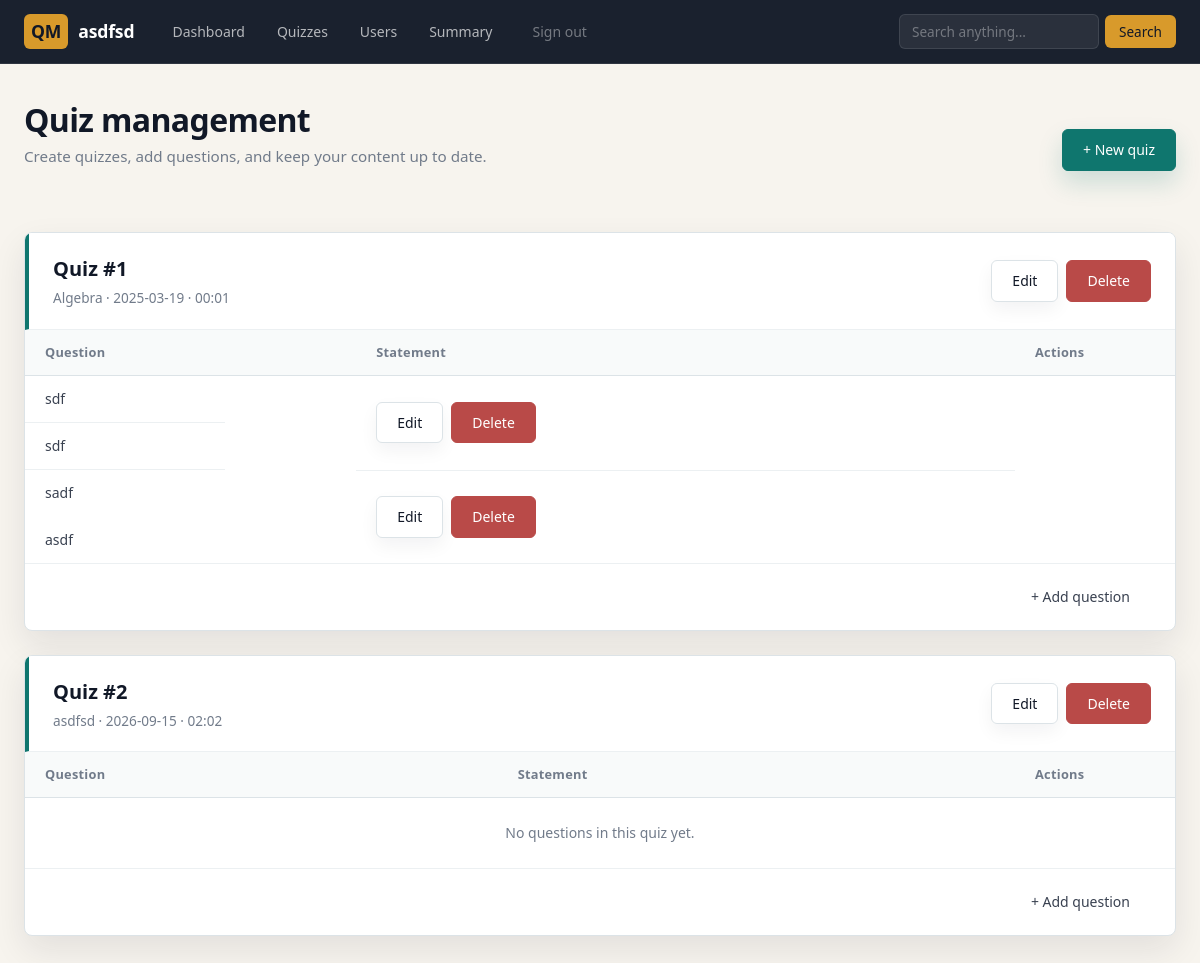
/admin/quiz_management/asdfsd (signed in), run on the app's committed database.
### models/models.py (models this page shows)
class Chapter(db.Model):
    __tablename__ = 'chapter'
    id = db.Column(db.Integer, primary_key=True)
    name = db.Column(db.String, nullable=False)
    description = db.Column(db.Text)
    subject_id = db.Column(db.Integer, db.ForeignKey('subject.id'), nullable=False)
    quizzes = db.relationship('Quiz', backref='chapter', lazy=True)

class Quiz(db.Model):
    __tablename__ = 'quiz'
    id = db.Column(db.Integer, primary_key=True)
    chapter_id = db.Column(db.Integer, db.ForeignKey('chapter.id'), nullable=False)
    date_of_quiz = db.Column(db.Date)
    time_duration = db.Column(db.String)
    remarks = db.Column(db.Text)
    questions = db.relationship('Question', backref='quiz', lazy=True)

class Question(db.Model):
    __tablename__ = 'question'
    id = db.Column(db.Integer, primary_key=True)
    quiz_id = db.Column(db.Integer, db.ForeignKey('quiz.id'), nullable=False)
    question_title = db.Column(db.Text, nullable=False)
    question_statement = db.Column(db.Text, nullable=False)
    option1 = db.Column(db.String)
    option2 = db.Column(db.String)
    option3 = db.Column(db.String)
    option4 = db.Column(db.String)
    correct_option = db.Column(db.Integer, nullable=False)

### controllers/controllers.py (the view)
@app.route("/admin/quiz_management/<name>", methods=["GET", "POST"])
@login_required
def quiz_management(name):
    quiz = get_quiz_for_admin()
    q = get_question()
    sub = get_subjects()
    chap=get_chapters()
    return render_template("quiz_management.html", name=name, subject=sub, quizs=quiz, questions=q,chapter=chap)

### controllers/controllers.py (called while the page is built)
def login_required(f):
    @wraps(f)
    def decorated_function(*args, **kwargs):
        if "user_id" not in session:
            return redirect(url_for("login"))
        return f(*args, **kwargs)
    return decorated_function

def get_subjects():
    subjects = Subject.query.all()
    return subjects

def get_chapters():
    chapters = Chapter.query.all()
    return chapters

def get_quiz_for_admin():
    quiz = Quiz.query.all()
    return quiz

def get_question():
    question = Question.query.all()
    return question

### templates/quiz_management.html (shortened to what this page needs)
<!DOCTYPE html>
<html lang="en">
<head>
    <link rel="stylesheet" href="/static/css/main.css">
</head>
<body>
    {%include 'admin_nav.html'%}
    <div class="qm-page qm-page--wide">
        <div class="qm-header-row">
            <div class="qm-header">
                <h1>Quiz management</h1>
                <p class="qm-text-muted">Create quizzes, add questions, and keep your content up to date.</p>
            </div>
            <a href="/admin/quiz_management/new_quiz/{{name}}" class="qm-btn qm-btn--primary">+ New quiz</a>
        </div>
        {%if quizs%}
        {%for quiz in quizs%}
        <div class="qm-subject">
            <div class="qm-subject__head">
                <div>
                    <div class="qm-subject__title">Quiz #{{quiz.id}}</div>
                    <div class="qm-subject__desc">{{quiz.chapter.name}} &middot; {{quiz.date_of_quiz}} &middot; {{quiz.time_duration}}</div>
                </div>
                <div class="qm-btn-group">
                    <a href="/edit_quiz/{{quiz.id}}/{{name}}" class="qm-btn qm-btn--secondary">Edit</a>
                    <a href="/del_quiz/{{quiz.id}}/{{name}}" class="qm-btn qm-btn--danger">Delete</a>
                </div>
            </div>
            <table class="qm-table">
                <thead>
                    <tr>
                        <th>Question</th>
                        <th>Statement</th>
                        <th style="width:160px">Actions</th>
                    </tr>
                </thead>
                <tbody>
                    {%if quiz.questions%}
                    {%for question in quiz.questions%}
                    <tr>
                        <td class="truncate">{{question.question_title}}</td>
                        <td class="truncate">{{question.question_statement}}</td>
                        <td>
                            <div class="qm-btn-group">
                                <a href="/edit_q/{{question.id}}/{{name}}" class="qm-btn qm-btn--secondary">Edit</a>
                                <a href="/del_q/{{question.id}}/{{name}}" class="qm-btn qm-btn--danger">Delete</a>
                            </div>
                        </td>
                    </tr>
                    {%endfor%}
                    {%else%}
                    <tr>
                        <td colspan="3" style="text-align:center;color:var(--ink-muted);padding:24px">No questions in this quiz yet.</td>
                    </tr>
                    {%endif%}
                </tbody>
            </table>
            <div style="padding:12px 24px;text-align:right;border-top:1px solid var(--border-light)">
                <a href="/new_q/{{quiz.id}}/{{name}}" class="qm-btn qm-btn--ghost">+ Add question</a>
            </div>
        </div>
        {%endfor%}
        {%else%}
        <div class="qm-empty">
            <h3>No quizzes yet</h3>
            <p>Create your first quiz and start adding questions.</p>
            <a href="/admin/quiz_management/new_quiz/{{name}}" class="qm-btn qm-btn--primary">+ Create quiz</a>
        </div>
        {%endif%}
    </div>
</body>
</html>

### templates/admin_nav.html (shortened to what this page needs)
<nav class="qm-nav">
    <div class="qm-nav__brand"><span>QM</span> {{name}}</div>
    <ul class="qm-nav__links">
        <li><a href="/admin/{{name}}">Dashboard</a></li>
        <li><a href="/admin/quiz_management/{{name}}">Quizzes</a></li>
        <li><a href="/admin/users/{{name}}">Users</a></li>
        <li><a href="/admin/admin_summary/{{name}}">Summary</a></li>
        <li><a href="/logout" class="nav-logout">Sign out</a></li>
    </ul>
    <form class="qm-nav__search" role="search" action="/admin/search/{{name}}" method="post">
        <input type="search" name="search" placeholder="Search anything..." aria-label="Search" value="{{ request.form.get('search', '') }}">
        <button type="submit">Search</button>
    </form>
</nav>

### data on the page
Chapter: name "asdfsd"
Quiz: id "1", chapter.name "Algebra", date_of_quiz "2025-03-19", time_duration "00:01"
Question: question_title "sdf", question_statement "sdf"
Question: question_title "sadf", question_statement "asdf"
Quiz: id "2", chapter.name "asdfsd", date_of_quiz "2026-09-15", time_duration "02:02", shows "No questions in this quiz yet."
